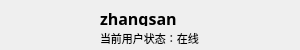
<?xml version="1.0" encoding="UTF-8"?>
<ui version="4.0">
 <class>QQCellLine</class>
 <widget class="QWidget" name="QQCellLine">
  <property name="geometry">
   <rect>
    <x>0</x>
    <y>0</y>
    <width>300</width>
    <height>50</height>
   </rect>
  </property>
  <property name="windowTitle">
   <string>Form</string>
  </property>
  <widget class="QLabel" name="lblHeadImg">
   <property name="geometry">
    <rect>
     <x>20</x>
     <y>0</y>
     <width>48</width>
     <height>48</height>
    </rect>
   </property>
   <property name="text">
    <string/>
   </property>
   <property name="pixmap">
    <pixmap resource="res.qrc">:/images/head.bmp</pixmap>
   </property>
  </widget>
  <widget class="QLabel" name="lblFriendName">
   <property name="geometry">
    <rect>
     <x>100</x>
     <y>10</y>
     <width>81</width>
     <height>16</height>
    </rect>
   </property>
   <property name="font">
    <font>
     <family>等线</family>
     <pointsize>12</pointsize>
     <weight>75</weight>
     <bold>true</bold>
    </font>
   </property>
   <property name="text">
    <string>zhangsan</string>
   </property>
  </widget>
  <widget class="QLabel" name="lblStatus">
   <property name="geometry">
    <rect>
     <x>100</x>
     <y>30</y>
     <width>111</width>
     <height>16</height>
    </rect>
   </property>
   <property name="font">
    <font>
     <family>等线</family>
     <pointsize>8</pointsize>
    </font>
   </property>
   <property name="text">
    <string>当前用户状态：在线</string>
   </property>
  </widget>
 </widget>
 <resources>
  <include location="res.qrc"/>
 </resources>
 <connections/>
</ui>
